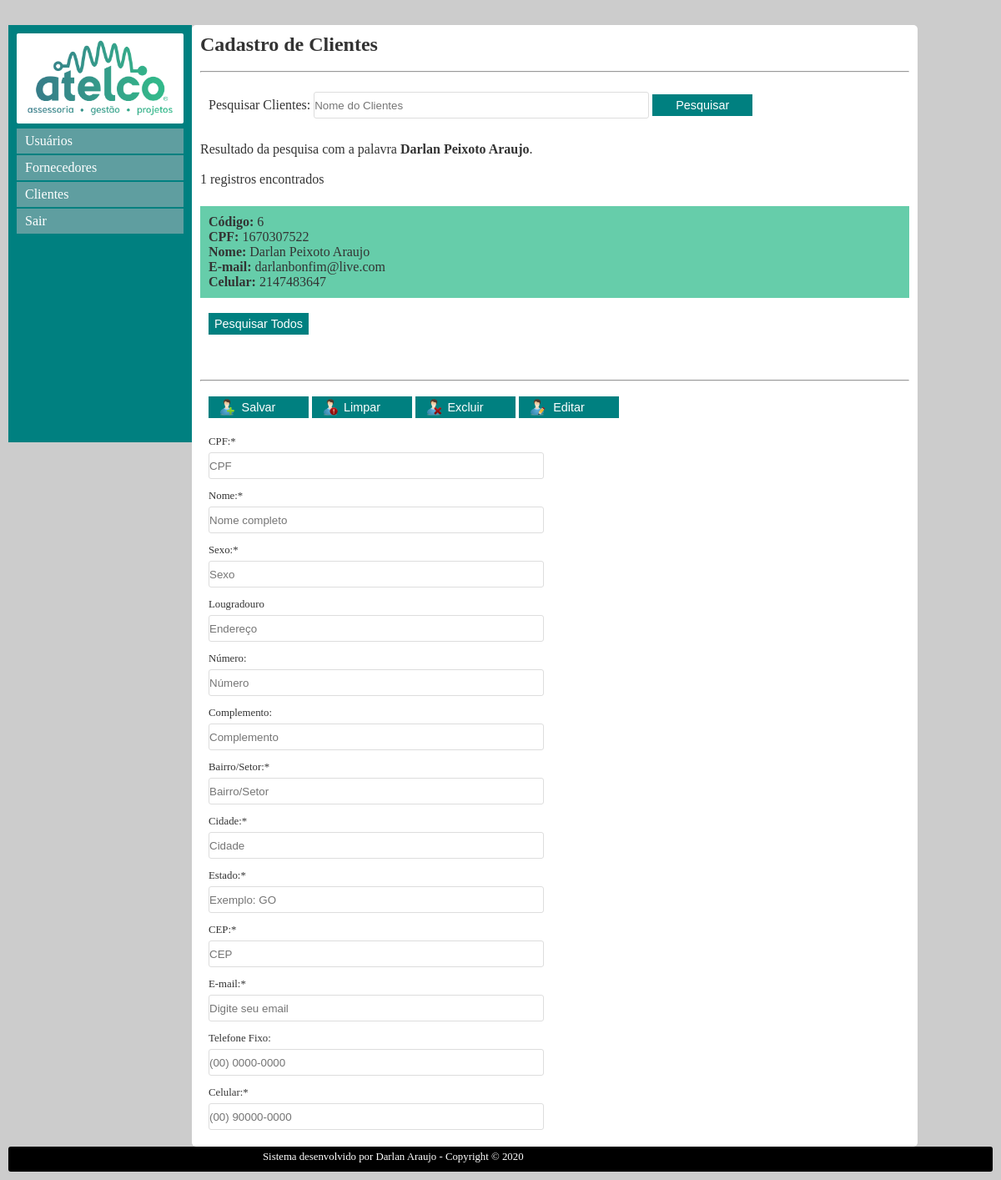
The page /clientes.php?filtro=Darlan Peixoto Araujo on the database its author committed.
### tables this page shows
CREATE TABLE `clientes` (
  `codigo` int(11) NOT NULL,
  `cpf` int(11) NOT NULL,
  `nome` varchar(40) NOT NULL,
  `sexo` varchar(9) NOT NULL,
  `rua` varchar(40) DEFAULT NULL,
  `numero` int(10) DEFAULT NULL,
  `complemento` varchar(40) DEFAULT NULL,
  `bairro` varchar(40) DEFAULT NULL,
  `cidade` varchar(40) NOT NULL,
  `estado` varchar(2) NOT NULL,
  `cep` int(8) NOT NULL,
  `email` varchar(40) NOT NULL,
  `fixo` int(10) DEFAULT NULL,
  `celular` int(11) NOT NULL
);

### clientes.php (the view, shortened to what this page needs)
<?php
include_once("conexao.php");
$filtro = isset($_GET['filtro'])?$_GET['filtro']:"";
$sql = "SELECT * FROM clientes WHERE nome like '%$filtro%'";
$consultas = mysqli_query($conexao, $sql);
$registros = mysqli_num_rows($consultas);
?>
<!DOCTYPE html>
<html lang="pt-br">
	<head>
		<link rel="stylesheet" type="text/css" href="css/estilo_usuarios.css">
	</head>
	<body>
		<div class="container">
			<nav>
				<a href="index.php"><img src="imagens/logo.png" alt="Atelco" title="Atelco"></a>
				<ul class="menu">
					<a href="usuarios.php"><li>Usuários</li></a>
					<a href="fornecedores.php"><li>Fornecedores</li></a>
					<a href="clientes.php"><li>Clientes</li></a>
					<a href="index.php"><li>Sair</li></a>
				</ul>
			</nav>
			<section>
				<h1>Cadastro de Clientes</h1><br>
				<hr><br>
                <form method="get" action="">
                    Pesquisar Clientes: <input type="text" name="filtro" class="campo" placeholder="Nome do Clientes">
                    <input type="submit" value="Pesquisar" class="btn"><br><br>
                </form>
                <?php
                print "Resultado da pesquisa com a palavra <strong>$filtro</strong>.<br><br>";
                print "$registros registros encontrados";
                print "<br><br>";
                while($exibirRegistros = mysqli_fetch_array($consultas)){
                    $codigo = $exibirRegistros[0];
                    $cpf = $exibirRegistros[1];
                    $nome = $exibirRegistros[2];
                    $email = $exibirRegistros[11];
                    $celular = $exibirRegistros[13];
                    if(!$filtro == ""){
                        print "<article>";
                        print "<strong>Código:</strong> $codigo<br>";
                        print "<strong>CPF:</strong> $cpf<br>";
                        print "<strong>Nome:</strong> $nome<br>";
                        print "<strong>E-mail:</strong> $email<br>";
                        print "<strong>Celular:</strong> $celular";
                        print "</article>";
                    }
                }
                ?>
                <br>
                <form method="get" action="consulta_clientes.php">
                    <input type="submit" value="Pesquisar Todos" class="btn"><br><br>
                </form>
                <br><br><hr><br>
				<form method="post" action="processa_clientes.php">
					<input type="submit" name="salvar" class="btn salvar" value="Salvar">
					<input type="reset" name="limpar" class="btn limpar" value="Limpar">
					<input type="button" name="excluir" class="btn excluir" value="Excluir">
					<input type="button" name="editar" class="btn editar" value="Editar">
					<br><br>
					<label for="cpf">CPF:*</label><br>
					<input type="tel" name="cpf" id="cpf" class="campo" placeholder="CPF" maxlength="11" required autofocus><br>
					<label for="nome">Nome:*</label><br>
					<input type="text" name="nome" id="nome" class="campo" placeholder="Nome completo" maxlength="40" required><br>
                    <label for="sexo">Sexo:*</label><br>
					<input type="text" name="sexo" id="sexo" class="campo" placeholder="Sexo" maxlength="9" required><br>
					<label for="rua">Lougradouro</label><br>
					<input type="text" name="rua" id="rua" class="campo" placeholder="Endereço" maxlength="40"><br>
					<label for="numero">Número:</label><br>
					<input type="tel" name="numero" id="numero" class="campo" placeholder="Número" maxlength="10"><br>
					<label for="complemento">Complemento:</label><br>
					<input type="text" name="complemento" id="complemento" class="campo" placeholder="Complemento" maxlength="40"><br>
                    <label for="bairro">Bairro/Setor:*</label><br>
					<input type="text" name="bairro" id="bairro" class="campo" placeholder="Bairro/Setor" maxlength="40"><br>
                    <label for="cidade">Cidade:*</label><br>
					<input type="text" name="cidade" id="cidade" class="campo" placeholder="Cidade" maxlength="40" required><br>
                    <label for="estado">Estado:*</label><br>
					<input type="text" name="estado" id="estado" class="campo" placeholder="Exemplo: GO" maxlength="2" required><br>
					<label for="cep">CEP:*</label><br>
					<input type="tel" name="cep" id="cep" class="campo" placeholder="CEP" maxlength="8" required=""><br>
					<label for="email">E-mail:*</label><br>
					<input type="email" name="email" id="email" class="campo" placeholder="Digite seu email" required><br>
					<label for="fixo">Telefone Fixo:</label><br>
					<input type="tel" name="fixo" id="fixo" class="campo" placeholder="(00) 0000-0000" maxlength="10"><br>
					<label for="celular">Celular:*</label><br>
					<input type="tel" name="celular" id="celular" class="campo" placeholder="(00) 90000-0000" maxlength="11" required><br>
				</form>
			</section>
		</div>
		<dir class="rodape">
			<footer><p>Sistema desenvolvido por Darlan Araujo - Copyright © 2020</p></footer>
		</dir>
	</body>
</html>

### css/estilo_usuarios.css (style rules this page uses)
* { margin: 0; padding: 0; }
body { background-color: #ccc; font-family: verdana; font-size: 100%; }
.container { width: 1200px; height: auto; max-height: 1000px; min-height: 500px; padding: 10px; margin: auto; margin-top: 20px; box-sizing: border-box; padding: 10px; }
nav { width: 220px; min-height: 500px; height: auto; background-color: #008080; box-sizing: border-box; padding: 10px; float: left; }
img { width: 200px; height: auto; background-color: #fff; border-radius: 2px; }
section { background-color: #fff; color: #333; width: 870px; min-height: 500px; box-sizing: border-box; padding: 10px; float: left; border-radius: 5px; }
.rodape { margin: 10px; background-position: center; background-color: black; margin-top: 5px; height: 30px; color: #fff; clear: both; border-radius: 3px; }
a { text-decoration: none; color: #fff; }
p { margin-left: 300px; font-size: 80%; padding: 5px; }
form { margin-left: 10px; height: auto; }
label { font-size: 80%; }
ul.menu { list-style-type: none; cursor: pointer; }
ul.menu li { width: 200px; height: 30px; line-height: 30px; box-sizing: border-box; padding-left: 10px; background-color: #5F9EA0; margin-top: 2px; }
.btn { font-size: 90%; width: 120px; padding: 3px; background-color: #008080; color: #fff; border: 2px solid #008080; cursor: pointer; }
.salvar { background-image: url(../imagens/icones/salvar.png); background-repeat: no-repeat; background-position: 10% 50%; background-size: 20px; }
.limpar { background-image: url(../imagens/icones/limpar.png); background-repeat: no-repeat; background-position: 10% 50%; background-size: 20px; }
.excluir { background-image: url(../imagens/icones/excluir.png); background-repeat: no-repeat; background-position: 10% 50%; background-size: 20px; }
.editar { background-image: url(../imagens/icones/editar.png); background-repeat: no-repeat; background-position: 10% 50%; background-size: 20px; }
.campo { width: 400px; height: 30px; border-radius: 3px; margin-top: 5px; border: 1px solid #ddd; margin-bottom: 10px; }
article { width: 100%; box-sizing: border-box; padding: 10px; background-color: #66CDAA; margin-top: 5px; }

### rows shown on the page
clientes: codigo "6", cpf "1670307522", nome "Darlan Peixoto Araujo", email "darlanbonfim@live.com", celular "2147483647"

### other values the page prints
$filtro "Darlan Peixoto Araujo"
$registros "1"
